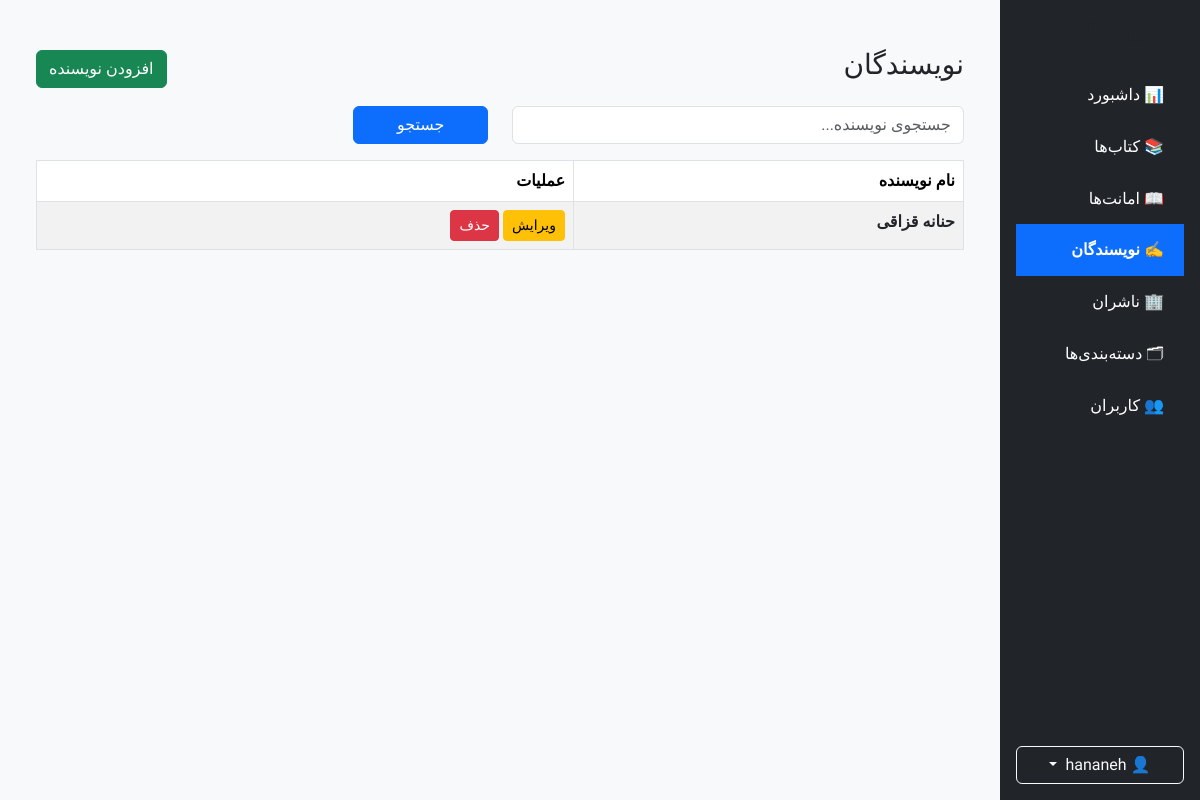
Before: /dashboard/authors/ (signed in) with the older database file.
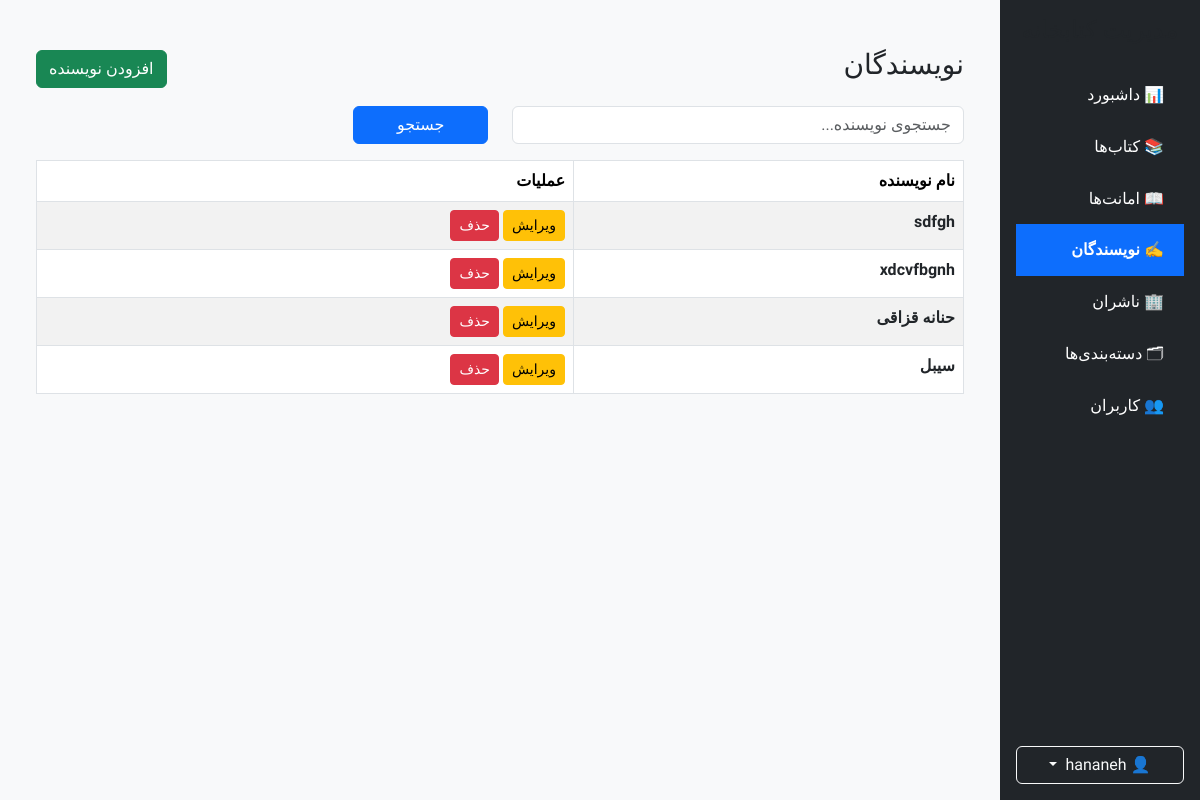
After: the same page with the newer database file.
### books/models.py (models this page shows, shortened)
class Author(BaseModel):
    full_name = models.CharField(
        max_length=150,
        unique=True,
        verbose_name="نام نویسنده"
    )
    class Meta:
        verbose_name = "نویسنده"
        verbose_name_plural = "نویسندگان"
        ordering = ["full_name"]

### books/views.py (the view)
# urls.py: path("dashboard/authors/",views.AdminAuthorListView.as_view(),name="admin-author-list",),
class AdminAuthorListView(SuperUserRequiredMixin,ListView,):
    model = Author
    template_name = "books/admin/author_list.html"
    context_object_name = "authors"
    paginate_by = 10
    def get_queryset(self):
        queryset = Author.objects.all()
        search = self.request.GET.get("search")
        if search:
            queryset = queryset.filter(
                full_name__icontains=search,)
        return queryset
    def get_context_data(self, **kwargs):
        context = super().get_context_data(**kwargs)
        context["sidebar"] = "author"
        return context

### core/mixins.py (called while the page is built)
    def test_func(self):
        return self.request.user.is_superuser

### books/templates/books/admin/author_list.html
{% extends "shared/_admin_layout.html" %}
{% block sidebar %}
    {% include "shared/_admin_sidebar.html" %}
{% endblock %}
{% block content %}
<div class="container mt-4">
    <div class="d-flex justify-content-between align-items-center mb-3">
        <h3>نویسندگان</h3>
        <a href="{% url 'author-create' %}" class="btn btn-success">
            افزودن نویسنده
        </a>
    </div>
    <form method="get" class="mb-3">
        <div class="row">
            <div class="col-md-6">
                <input
                    type="text"
                    name="search"
                    class="form-control"
                    placeholder="جستجوی نویسنده..."
                    value="{{ request.GET.search }}"
                >
            </div>
            <div class="col-md-2">
                <button class="btn btn-primary w-100">
                    جستجو
                </button>
            </div>
        </div>
    </form>
    <table class="table table-bordered table-striped">
        <thead>
        <tr>
            <th>نام نویسنده</th>
            <th>عملیات</th>
        </tr>
        </thead>
        <tbody>
        {% for author in authors %}
            <tr>
                <td><a href="{% url 'author-detail' author.pk %}" class="text-dark fw-semibold text-decoration-none">{{ author.full_name }}</a></td>
                <td>
                    <a href="{% url 'author-update' author.id %}"
                       class="btn btn-warning btn-sm">
                        ویرایش
                    </a>
                    <a href="{% url 'author-delete' author.id %}"
                       class="btn btn-danger btn-sm">
                        حذف
                    </a>
                </td>
            </tr>
        {% empty %}
            <tr>
                <td colspan="2">
                    هیچ نویسنده‌ای ثبت نشده است.
                </td>
            </tr>
        {% endfor %}
        </tbody>
    </table>
</div>
{% endblock %}

Changed rows visible on the page:
added Author: full_name "sdfgh"
added Author: full_name "xdcvfbgnh"
added Author: full_name "سیبل"
